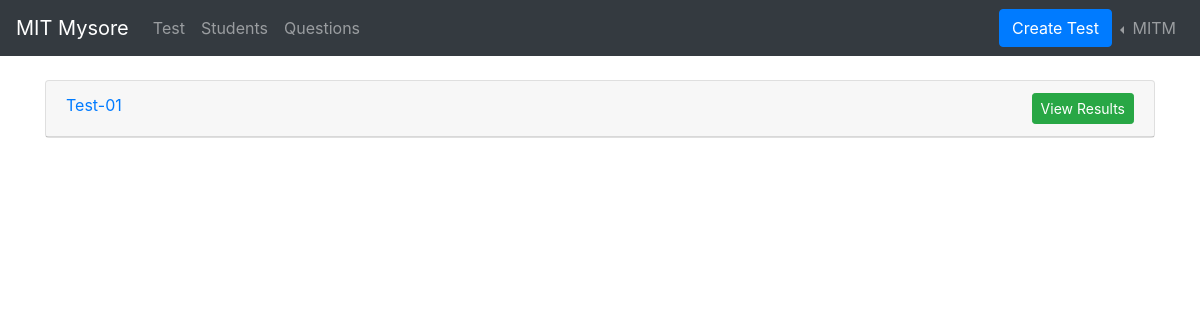
Page /test/i/test-list (signed in) on the earlier database version.
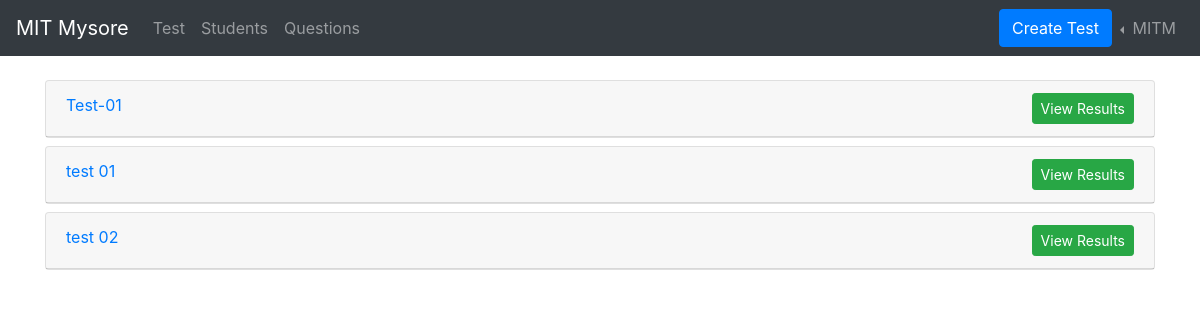
Same page on the later database version.
### tests/models.py (models this page shows)
class Test(models.Model):
    title = models.CharField(max_length=50)
    description = models.CharField(max_length=100, blank=True, null=True)
    no_of_questions = models.IntegerField()
    total_duration = models.TimeField(auto_now=False, auto_now_add=False)
    negative_marking = models.BooleanField(default=False)
    commence_at = models.DateTimeField(auto_now=False, auto_now_add=False)
    stop_commenceing_after = models.DateTimeField(
        auto_now=False, auto_now_add=False)
    show_score = models.BooleanField(default=False)
    show_answers = models.BooleanField(default=False)

### tests/views.py (the view, shortened to what this page needs)
# urls.py: path('i/test-list', views.testListInstitute),
def testListInstitute(request):
    if request.session.get('institute', False):
        email = request.session['institute']
        if Institute.objects.filter(email=email).exists():
            institute = Institute.objects.filter(email=email)[0]
            tests = Test.objects.all()
            finished_tests = []
            yet_to_start_tests = []
            started_tests = []
            now = datetime.now() + timedelta(hours=5, minutes=30)
            now = now.isoformat()
            for test in tests:
                hr = int(test.total_duration.strftime('%H'))
                min = int(test.total_duration.strftime('%M'))
                sec = int(test.total_duration.strftime('%S'))
                finish_time = test.stop_commenceing_after + timedelta(hours=hr, minutes=min, seconds=sec+10)
                started_time = test.stop_commenceing_after + timedelta(hours=hr, minutes=min, seconds=sec+10)
                if test.commence_at.isoformat() > now:
                    temp = {
                        "test": test,
                        "total_number_of_students": len(test.students.all())
                    }
                    yet_to_start_tests.append(temp)
                elif finish_time.isoformat() < now:
                    temp = {
                        "test": test,
                        "total_number_of_students": len(test.students.all()),
                        "attended_students": len(test.students.filter(status="finished"))
                    }
                    finished_tests.append(temp)
            return_obj = {"institute": institute, "finished_tests": finished_tests, "started_tests": started_tests, "yet_to_start_tests": yet_to_start_tests}
            return render(request, 'test_list_institute.html', return_obj)
        else:
            return redirect('/log-in')
    else:
        return redirect('/log-in')

### templates/test_list_institute.html (shortened to what this page needs)
{% extends "nav_institute.html" %} {% block content %}
<div class="container mt-4">
  <div class="row">
    <div class="col">
      <div id="accordion">
        {% for test in finished_tests %}
        <div class="card mb-2">
          <div class="card-header">
            <div class="row">
              <a class="col card-link" data-toggle="collapse" href="#test{{test.test.id}}">
                {{test.test.title}}
              </a>
              <div class="col-auto ml-auto">
                <a class="btn btn-success btn-sm" href="/test/i/result/{{test.test.id}}">View Results</a>
              </div>
            </div>
          </div>
        </div>
        {% endfor %}
      </div>
    </div>
  </div>
</div>
{% endblock %} {% block title %}List{% endblock %}

Differences in the rows shown:
added Test: test "test 01"
added Test: test "test 02"
